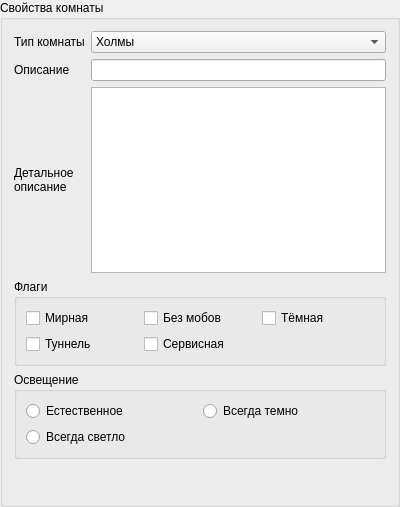
<?xml version="1.0" encoding="UTF-8"?>
<ui version="4.0">
 <class>RoomProperties</class>
 <widget class="QGroupBox" name="RoomProperties">
  <property name="geometry">
   <rect>
    <x>0</x>
    <y>0</y>
    <width>400</width>
    <height>507</height>
   </rect>
  </property>
  <property name="sizePolicy">
   <sizepolicy hsizetype="Fixed" vsizetype="Preferred">
    <horstretch>0</horstretch>
    <verstretch>0</verstretch>
   </sizepolicy>
  </property>
  <property name="windowTitle">
   <string>GroupBox</string>
  </property>
  <property name="title">
   <string>Свойства комнаты</string>
  </property>
  <layout class="QVBoxLayout" name="verticalLayout">
   <item>
    <layout class="QGridLayout" name="gridLayout">
     <item row="0" column="0">
      <widget class="QLabel" name="label">
       <property name="text">
        <string>Тип комнаты</string>
       </property>
      </widget>
     </item>
     <item row="0" column="1">
      <widget class="QComboBox" name="comboBox">
       <item>
        <property name="text">
         <string>Холмы</string>
        </property>
       </item>
       <item>
        <property name="text">
         <string>Город</string>
        </property>
       </item>
       <item>
        <property name="text">
         <string>Помещение</string>
        </property>
       </item>
       <item>
        <property name="text">
         <string>Поле</string>
        </property>
       </item>
       <item>
        <property name="text">
         <string>Лес</string>
        </property>
       </item>
       <item>
        <property name="text">
         <string>Горы</string>
        </property>
       </item>
      </widget>
     </item>
     <item row="1" column="0">
      <widget class="QLabel" name="label_2">
       <property name="text">
        <string>Описание</string>
       </property>
      </widget>
     </item>
     <item row="1" column="1">
      <widget class="QLineEdit" name="lineEdit"/>
     </item>
     <item row="2" column="0">
      <widget class="QLabel" name="label_3">
       <property name="text">
        <string>Детальное
описание</string>
       </property>
      </widget>
     </item>
     <item row="2" column="1">
      <widget class="QPlainTextEdit" name="plainTextEdit"/>
     </item>
    </layout>
   </item>
   <item>
    <widget class="QGroupBox" name="groupBox">
     <property name="title">
      <string>Флаги</string>
     </property>
     <layout class="QGridLayout" name="gridLayout_2">
      <item row="0" column="0">
       <widget class="QCheckBox" name="checkBox">
        <property name="text">
         <string>Мирная</string>
        </property>
       </widget>
      </item>
      <item row="0" column="1">
       <widget class="QCheckBox" name="checkBox_3">
        <property name="text">
         <string>Без мобов</string>
        </property>
       </widget>
      </item>
      <item row="0" column="2">
       <widget class="QCheckBox" name="checkBox_5">
        <property name="text">
         <string>Тёмная</string>
        </property>
       </widget>
      </item>
      <item row="1" column="0">
       <widget class="QCheckBox" name="checkBox_2">
        <property name="text">
         <string>Туннель</string>
        </property>
       </widget>
      </item>
      <item row="1" column="1">
       <widget class="QCheckBox" name="checkBox_4">
        <property name="text">
         <string>Сервисная</string>
        </property>
       </widget>
      </item>
     </layout>
    </widget>
   </item>
   <item>
    <widget class="QGroupBox" name="groupBox_2">
     <property name="title">
      <string>Освещение</string>
     </property>
     <layout class="QGridLayout" name="gridLayout_3">
      <item row="0" column="0">
       <widget class="QRadioButton" name="radioButton_3">
        <property name="text">
         <string>Естественное</string>
        </property>
       </widget>
      </item>
      <item row="0" column="1">
       <widget class="QRadioButton" name="radioButton">
        <property name="text">
         <string>Всегда темно</string>
        </property>
       </widget>
      </item>
      <item row="1" column="0">
       <widget class="QRadioButton" name="radioButton_2">
        <property name="text">
         <string>Всегда светло</string>
        </property>
       </widget>
      </item>
     </layout>
    </widget>
   </item>
   <item>
    <spacer name="verticalSpacer">
     <property name="orientation">
      <enum>Qt::Vertical</enum>
     </property>
     <property name="sizeHint" stdset="0">
      <size>
       <width>20</width>
       <height>40</height>
      </size>
     </property>
    </spacer>
   </item>
  </layout>
 </widget>
 <resources/>
 <connections>
  <connection>
   <sender>comboBox</sender>
   <signal>activated(QString)</signal>
   <receiver>RoomProperties</receiver>
   <slot>changeRoomType(QString)</slot>
   <hints>
    <hint type="sourcelabel">
     <x>252</x>
     <y>39</y>
    </hint>
    <hint type="destinationlabel">
     <x>199</x>
     <y>253</y>
    </hint>
   </hints>
  </connection>
 </connections>
 <slots>
  <slot>changeRoomType(QString)</slot>
 </slots>
</ui>
